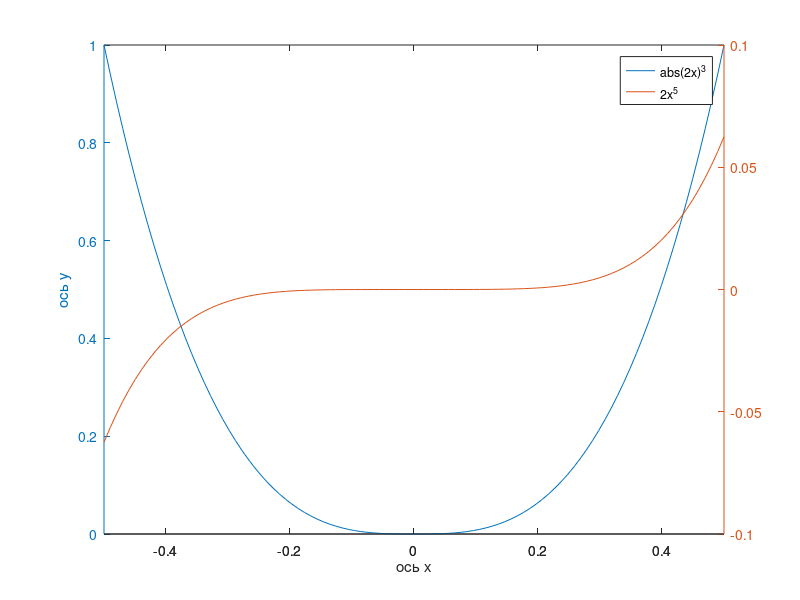

This chart was generated by the following MATLAB code:
clc
clear variables
close all force

% Задание №4
%
% Построить график двух функций на заданном отрезке. Вывести графики:
%   - в разных окнах,
%   - в одном окне в одних осях,
%   - в одном окне в разных осях.
% Использовать разлиные цвета, стили, подписи, легенду. Нанести сетку.
%
% Вариант - 25 (подзадание 5)
%
% Построить график кусочно-заданной функции, отобразить ветви разными
% цветами и маркерами.
%
% в) В одном окне в разных осях
%

X = linspace(-0.5, 0.5, 100);
F =  abs(2 * X) .^ 3;
G = 2 * X .^ 5;
plot(X, F, '+red-');
hold on
plot(X, G, 'pblue:');
hold off
grid on
plotyy(X, F, X, G);
xlabel('ось x');
ylabel('ось y');
legend('abs(2x)^3', '2x^5');
